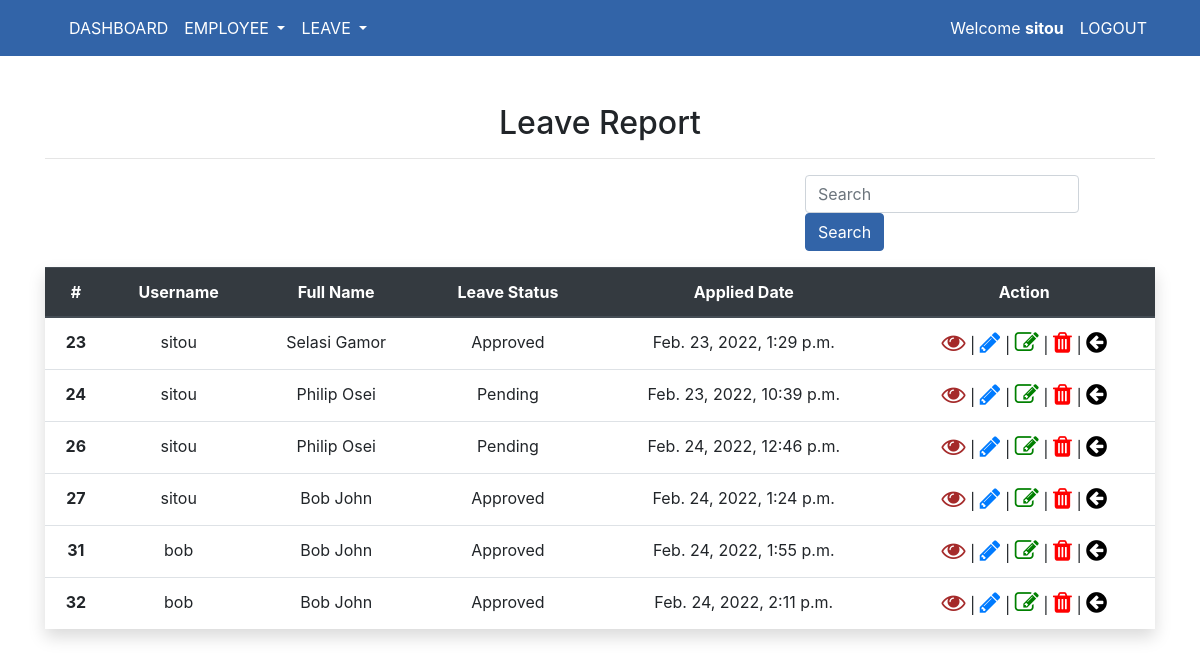
/leaver/report/ (signed in), run on the app's committed database.
### leaves/models.py (models this page shows, shortened)
class Leave(models.Model):
    username = models.ForeignKey(User, on_delete=models.CASCADE)
    full_name = models.CharField(max_length=250)
    start_date = models.DateField()
    end_date = models.DateField()
    annual_total_leave = models.IntegerField(default=21)
    numberof_days = models.IntegerField()
    leave_balance = models.IntegerField(blank=True, default=0)
    leavetype = models.ForeignKey(LeaveType, on_delete=models.CASCADE)
    applied_date = models.DateTimeField(auto_now_add=True)
    leave_comment = models.TextField()
    leave_status = models.ForeignKey(Status, on_delete=models.CASCADE)

class Status(models.Model):
    name = models.CharField(max_length=100)
    created_date = models.DateField(auto_now_add=True)

### leaves/views.py (the view)
# urls.py: path('leaver/report/', views.leave_report, name="leave-report"),
@ login_required(login_url='index')
def leave_report(request):
    reports = Leave.objects.all()
    user_report = Leave.objects.filter(username=request.user)
    context = {
        'reports': reports,
        'user_report': user_report,
    }
    return render(request, 'site/leave_report.html', context)

### templates/site/leave_report.html (shortened to what this page needs)
{% extends 'partial/base.html' %}
{% load static %}
{% block content %}
<br>
<div class="container">
    <div class="row mt-3 pt-3  justify-content-center">
        <div class="container mt-5 text-center">
            <div class="mb-3 ">
                <h2>Leave Report</h2>
                <hr>
                <div class="form-group">
                    <div class="row justify-content-end">
                        <div class="col-md-4">
                            <form class="form-inline my-2 my-lg-0" action="" method="">
                                <input class="form-control mr-sm-2" type="search" placeholder="Search"
                                    aria-label="Search" name="search" autocomplete="off">
                                <button class="btn btn-outline-info custom-btn my-2 my-sm-0 text-white"
                                    type="submit">Search</button>
                            </form>
                        </div>
                    </div>
                </div>
                <div>
                    <table class="table table-hover shadow">
                        <thead class="thead-dark">
                            <tr>
                                <th scope="col">#</th>
                                <th scope="col">Username</th>
                                <th scope="col">Full Name</th>
                                <th scope="col">Leave Status</th>
                                <th scope="col">Applied Date</th>
                                <th scope="col">Action</th>
                            </tr>
                        </thead>
                        <tbody>
                            {% if user.is_superuser and user.is_staff %}
                            {% for item in reports %}
                            <tr>
                                <th scope="row">{{ item.pk }}</th>
                                <td>{{ item.username }}</td>
                                <td>{{ item.full_name }}</td>
                                <td>{{ item.leave_status.name }}</td>
                                <td>{{ item.applied_date }}</td>
                                <td><a href="{% url 'leave-detail' item.pk %}"><i class="fa fa-eye"
                                            style="font-size:24px; color:brown;">
                                        </i></a> | <a href="{% url 'leave-request' %}"><i class="fa fa-pencil"
                                            style="font-size:24px; color:info;">
                                        </i></a> | <a href="{% url 'leave-edit' item.pk %}"><i class="fa fa-edit"
                                            style="font-size:24px; color:green;"> </i></a> | <a
                                        href="{% url 'leave-delete' item.pk %}"><i class="fa fa-trash"
                                            style="font-size:24px; color:red;"></i></a> | <a
                                        href="{% url 'dashboard' %}"><i class="fa fa-arrow-circle-left"
                                            style="font-size:24px; color:black;"></td>
                            </tr>
                            {% endfor %}
                            {% endif %}
                        </tbody>
                    </table>
                </div>
            </div>
        </div>
    </div>
    {% endblock content %}

### templates/partial/navbar.html (shortened to what this page needs)
{% load static %}
<nav class="navbar navbar-expand-lg  navbar_custom fixed-top" style=>
    <div class="container">
        <div class="collapse navbar-collapse" id="navbarSupportedContent">
            {% if request.user.is_authenticated %}
            {% if user.is_superuser and user.is_staff %}
            <ul class="navbar-nav mr-auto">
                <li class="nav-item active ">
                    <a class="nav-link text-white" href="{% url 'dashboard' %}">DASHBOARD </a>
                </li>
                <li class="nav-item dropdown">
                    <a class="nav-link dropdown-toggle text-white" href="#" id="navbarDropdown" role="button"
                        data-toggle="dropdown" aria-haspopup="true" aria-expanded="false">
                        EMPLOYEE
                    </a>
                </li>
                <li class="nav-item dropdown">
                    <a class="nav-link dropdown-toggle text-white" href="#" id="navbarDropdown" role="button"
                        data-toggle="dropdown" aria-haspopup="true" aria-expanded="false">
                        LEAVE
                    </a>
                </li>
            </ul>
            <ul class="navbar-nav ml-auto">
                <li class="nav-item ">
                    <a class="nav-link text-white" href="">Welcome <strong>{{ user.username}}</strong></a>
                </li>
                <li class="nav-item ">
                    <a class="nav-link text-white" href="{% url 'logout-page' %}">LOGOUT</a>
                </li>
            </ul>
        </div>
        {% endif %}
        {% endif %}
    </div>
</nav>

### static/css/master.css (style rules this page uses)
.navbar_custom { background-color:#3264a8; }
.btn-outline-info.custom-btn { background-color: #3264a8; border-color: #3264a8; }

### data on the page
Leave: pk "23", username "sitou", full_name "Selasi Gamor", leave_status.name "Approved", applied_date "Feb. 23, 2022, 1:29 p.m."
Leave: pk "24", username "sitou", full_name "Philip Osei", leave_status.name "Pending", applied_date "Feb. 23, 2022, 10:39 p.m."
Leave: pk "26", username "sitou", full_name "Philip Osei", leave_status.name "Pending", applied_date "Feb. 24, 2022, 12:46 p.m."
Leave: pk "27", username "sitou", full_name "Bob John", leave_status.name "Approved", applied_date "Feb. 24, 2022, 1:24 p.m."
Leave: pk "31", username "bob", full_name "Bob John", leave_status.name "Approved", applied_date "Feb. 24, 2022, 1:55 p.m."
Leave: pk "32", username "bob", full_name "Bob John", leave_status.name "Approved", applied_date "Feb. 24, 2022, 2:11 p.m."

### other printed values
{{ user.username }} "sitou"
